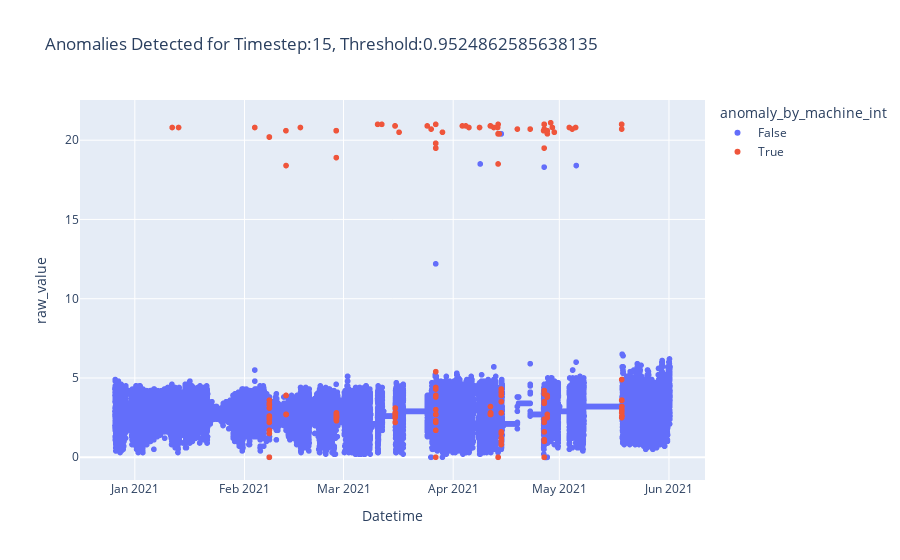

The cell this chart's notebook holds for it:
### Code cell
for ts in data_dict.keys():

    test_score_df = data_dict[ts]["test_score_df"]
    threshold = data_dict[ts]["train_score_df"]["loss"].sort_values().reset_index().drop('index',axis=1).iloc[round(len(data_dict[ts]["train_score_df"]["loss"])*0.995)][0]
    threshold_multiplier = 0.9

    test_score_df['threshold'] = threshold * threshold_multiplier
    test_score_df['anomaly_by_machine'] = test_score_df['loss'] > test_score_df['threshold']
    test_score_df["raw_value"] = test["raw_value"][ts-on:]
    test_score_df["anomaly_by_machine_int"] = test_score_df['anomaly_by_machine'].apply(lambda x: str(x))

    test_score_df["year_month"] = test_score_df["Datetime"].apply(lambda x: "-".join(x.split("-")[0:2]))


    fig = px.scatter(test_score_df, x="Datetime", y="raw_value", color="anomaly_by_machine_int", 
                        title="Anomalies Detected for Timestep:{}, Threshold:{}".format(ts, threshold))

    human_anomalies = test[test["anomaly_by_human"] == "True"]

    fig.add_trace(go.Scatter(x=human_anomalies["Datetime"], y=human_anomalies["raw_value"], mode="markers",
                marker=dict(size=10, color="Black"),
                name="anomaly_by_human=True"))

    fig.show()

### Figure 1 — Plotly figure (JSON) as saved in the notebook; plotly's stock layout.template omitted (floating-point values rounded to 4 significant figures; data arrays with more than 128 entries replaced by an {"elided": "..."} marker saying what was removed)
{"data": [{"hovertemplate": "anomaly_by_machine_int=False<br>Datetime=%{x}<br>raw_value=%{y}<extra></extra>", "legendgroup": "False", "marker": {"color": "#636efa", "symbol": "circle"}, "mode": "markers", "name": "False", "showlegend": true, "type": "scattergl", "x": {"elided": "42488 str values"}, "xaxis": "x", "y": {"elided": "42488 float values"}, "yaxis": "y"}, {"hovertemplate": "anomaly_by_machine_int=True<br>Datetime=%{x}<br>raw_value=%{y}<extra></extra>", "legendgroup": "True", "marker": {"color": "#EF553B", "symbol": "circle"}, "mode": "markers", "name": "True", "showlegend": true, "type": "scattergl", "x": {"elided": "179 str values"}, "xaxis": "x", "y": {"elided": "179 float values"}, "yaxis": "y"}, {"marker": {"color": "Black", "size": 10}, "mode": "markers", "name": "anomaly_by_human=True", "type": "scatter", "x": [], "y": []}], "layout": {"legend": {"title": {"text": "anomaly_by_machine_int"}, "tracegroupgap": 0}, "title": {"text": "Anomalies Detected for Timestep:15, Threshold:0.9524862585638135"}, "xaxis": {"anchor": "y", "domain": [0, 1], "title": {"text": "Datetime"}}, "yaxis": {"anchor": "x", "domain": [0, 1], "title": {"text": "raw_value"}}}}
